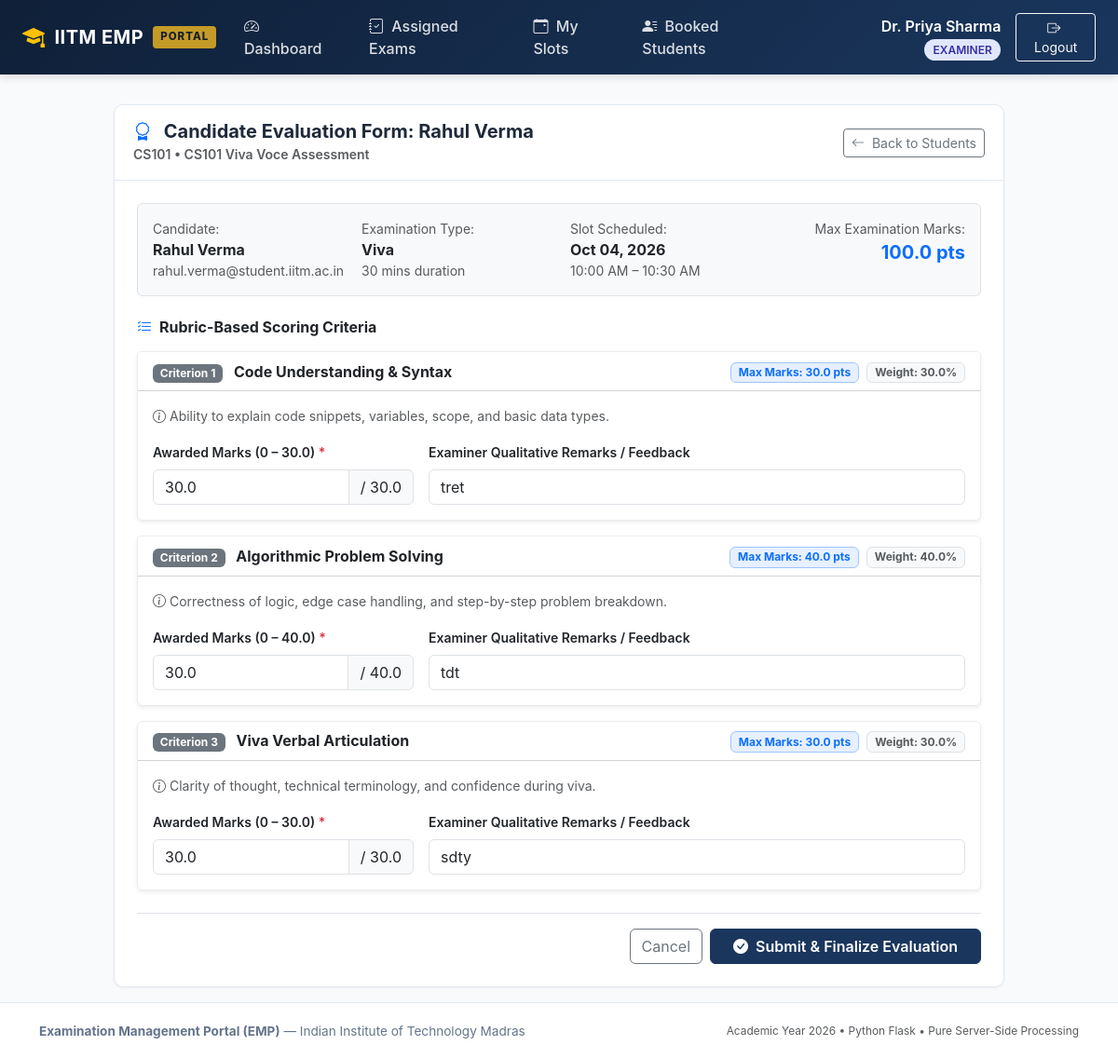
Before: /examiner/evaluate/1 (signed in) with the older database file.
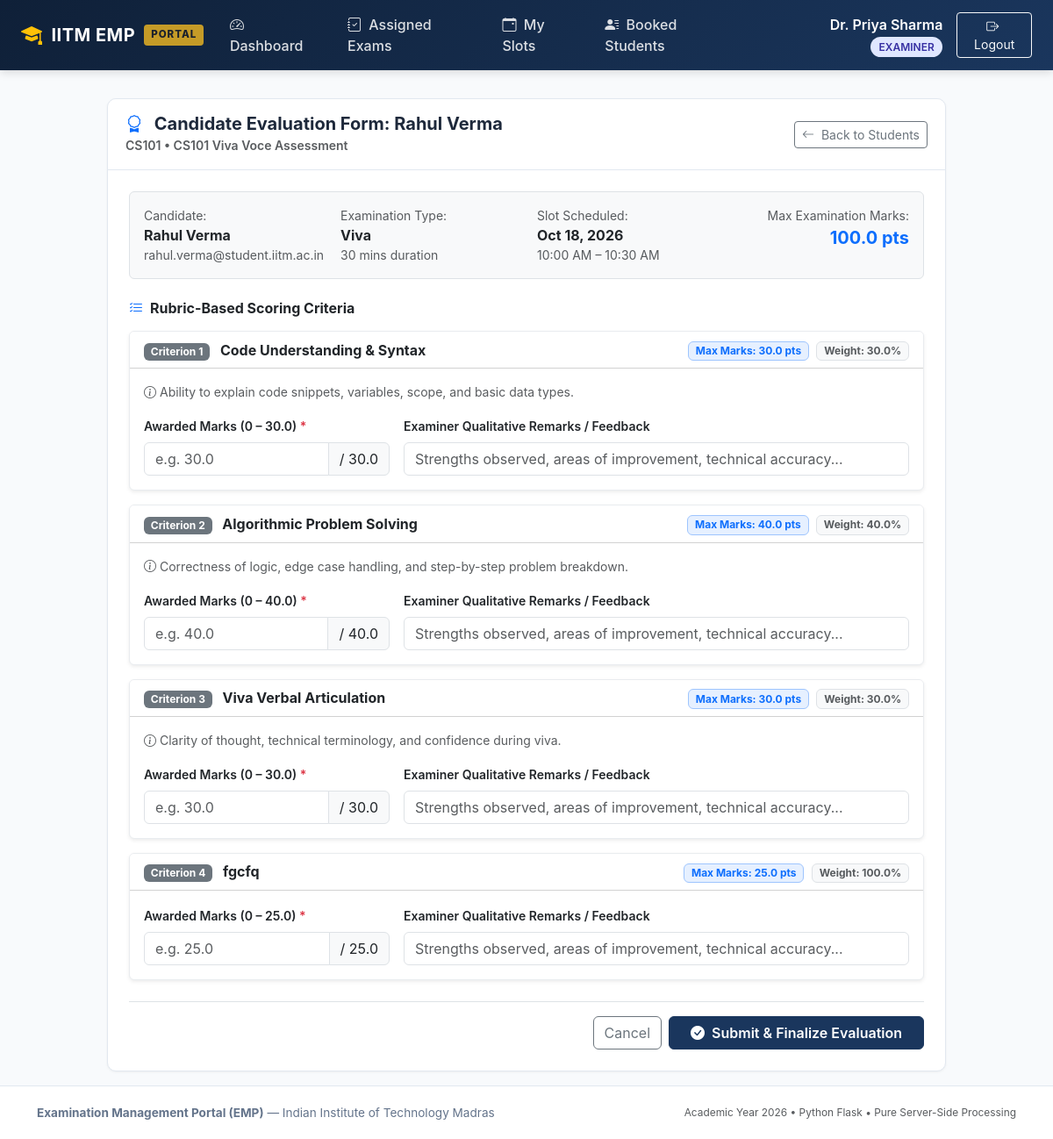
After: the same page with the newer database file.
### models/slot.py (models this page shows, shortened)
class ExaminationSlot(db.Model):
    __tablename__ = 'examination_slots'
    slot_id = db.Column(db.Integer, primary_key=True, autoincrement=True)
    examination_id = db.Column(db.Integer, db.ForeignKey('examinations.exam_id', ondelete='CASCADE'), nullable=False)
    examiner_id = db.Column(db.Integer, db.ForeignKey('users.id', ondelete='CASCADE'), nullable=False)
    date = db.Column(db.Date, nullable=False)
    start_time = db.Column(db.Time, nullable=False)
    end_time = db.Column(db.Time, nullable=False)
    maximum_student_capacity = db.Column(db.Integer, nullable=False, default=1)
    available_seats = db.Column(db.Integer, nullable=False, default=1)
    status = db.Column(db.String(30), nullable=False, default='Available')
    examination = db.relationship('Examination', back_populates='slots')
    examiner = db.relationship('User', back_populates='slots', foreign_keys=[examiner_id])
    bookings = db.relationship('Booking', back_populates='slot', cascade='all, delete-orphan')

### models/rubric.py (models this page shows, shortened)
class Rubric(db.Model):
    __tablename__ = 'rubrics'
    rubric_id = db.Column(db.Integer, primary_key=True, autoincrement=True)
    examination_id = db.Column(db.Integer, db.ForeignKey('examinations.exam_id', ondelete='CASCADE'), nullable=False)
    criterion_name = db.Column(db.String(200), nullable=False)
    maximum_marks = db.Column(db.Float, nullable=False)
    weightage = db.Column(db.Float, nullable=False, default=100.0)
    description = db.Column(db.Text, nullable=True)
    examination = db.relationship('Examination', back_populates='rubrics')
    evaluations = db.relationship('Evaluation', back_populates='rubric', cascade='all, delete-orphan')

### models/evaluation.py (models this page shows, shortened)
class Evaluation(db.Model):
    __tablename__ = 'evaluations'
    evaluation_id = db.Column(db.Integer, primary_key=True, autoincrement=True)
    booking_id = db.Column(db.Integer, db.ForeignKey('bookings.booking_id', ondelete='CASCADE'), nullable=False)
    rubric_id = db.Column(db.Integer, db.ForeignKey('rubrics.rubric_id', ondelete='CASCADE'), nullable=False)
    marks = db.Column(db.Float, nullable=False, default=0.0)
    remarks = db.Column(db.Text, nullable=True)
    evaluated_at = db.Column(db.DateTime, default=datetime.now, nullable=False)
    booking = db.relationship('Booking', back_populates='evaluations')
    rubric = db.relationship('Rubric', back_populates='evaluations')

### routes/examiner.py (the view, shortened to what this page needs)
@examiner_bp.route('/evaluate/<int:booking_id>', methods=['GET', 'POST'])
def evaluate_student(booking_id):
    booking = db.session.get(Booking, booking_id) or abort(404)
    slot = booking.slot
    if slot.examiner_id != current_user.id:
        flash('Access Denied: You are not authorized to evaluate students booked under another examiner.', 'danger')
        return redirect(url_for('examiner.students'))
    exam = slot.examination
    rubrics = exam.rubrics
    if not rubrics:
        flash('This examination does not have any rubric criteria defined yet. Please contact the administrator.', 'warning')
    existing_evals = {e.rubric_id: e for e in booking.evaluations}
    return render_template('examiner/evaluate.html', booking=booking, exam=exam, rubrics=rubrics, existing_evals=existing_evals)

### routes/examiner.py (called while the page is built)
@examiner_bp.before_request
@login_required
@role_required('examiner')
def check_examiner():
    pass

### templates/examiner/evaluate.html (shortened to what the changed rows need)
{% extends 'base.html' %}
{% block content %}
<div class="row justify-content-center">
  <div class="col-lg-10">
    <div class="emp-card">
      <div class="p-4">
        <div class="bg-light p-3 rounded border mb-4">
          <div class="row">
            <div class="col-md-3 mb-2 mb-md-0">
              <span class="text-muted small d-block">Slot Scheduled:</span>
              <strong class="text-dark">{{ booking.slot.date | date_format }}</strong>
              <div class="text-muted small">{{ booking.slot.start_time | time_format }} &ndash; {{ booking.slot.end_time | time_format }}</div>
            </div>
          </div>
        </div>
        {% if not rubrics %}
          <div class="alert alert-warning">
            <i class="bi bi-exclamation-triangle-fill me-2"></i>
            No rubric criteria have been configured for this examination by the Administrator. Please contact admin before evaluating.
          </div>
        {% else %}
          <form method="POST">
            {% for rubric in rubrics %}
              {% set existing_val = existing_evals.get(rubric.rubric_id) %}
              <div class="card mb-3 border-light-subtle shadow-sm">
                <div class="card-header bg-white py-2 d-flex justify-content-between align-items-center">
                  <span class="fw-bold text-dark">
                    <span class="badge bg-secondary me-2">Criterion {{ loop.index }}</span>
                    {{ rubric.criterion_name }}
                  </span>
                  <div>
                    <span class="badge bg-primary bg-opacity-10 text-primary border border-primary-subtle">
                      Max Marks: {{ rubric.maximum_marks }} pts
                    </span>
                    <span class="badge bg-light text-muted border ms-1">
                      Weight: {{ rubric.weightage }}%
                    </span>
                  </div>
                </div>
                <div class="card-body">
                  {% if rubric.description %}
                    <p class="small text-muted mb-3"><i class="bi bi-info-circle me-1"></i>{{ rubric.description }}</p>
                  {% endif %}
                  <div class="row g-3">
                    <div class="col-md-4">
                      <label for="marks_{{ rubric.rubric_id }}" class="form-label fw-semibold small">
                        Awarded Marks (0 &ndash; {{ rubric.maximum_marks }}) <span class="text-danger">*</span>
                      </label>
                      <div class="input-group">
                        <input type="number" step="0.5" class="form-control"
                               id="marks_{{ rubric.rubric_id }}"
                               name="marks_{{ rubric.rubric_id }}"
                               min="0" max="{{ rubric.maximum_marks }}"
                               value="{% if existing_val %}{{ existing_val.marks }}{% else %}{{ request.form.get('marks_' ~ rubric.rubric_id|string, '') }}{% endif %}"
                               placeholder="e.g. {{ rubric.maximum_marks }}" required>
                        <span class="input-group-text">/ {{ rubric.maximum_marks }}</span>
                      </div>
                    </div>
                    <div class="col-md-8">
                      <label for="remarks_{{ rubric.rubric_id }}" class="form-label fw-semibold small">
                        Examiner Qualitative Remarks / Feedback
                      </label>
                      <input type="text" class="form-control"
                             id="remarks_{{ rubric.rubric_id }}"
                             name="remarks_{{ rubric.rubric_id }}"
                             value="{% if existing_val %}{{ existing_val.remarks or '' }}{% else %}{{ request.form.get('remarks_' ~ rubric.rubric_id|string, '') }}{% endif %}"
                             placeholder="Strengths observed, areas of improvement, technical accuracy...">
                    </div>
                  </div>
                </div>
              </div>
            {% endfor %}
          </form>
        {% endif %}
      </div>
    </div>
  </div>
</div>
{% endblock %}

Changed rows visible on the page:
removed Evaluation: remarks "tret"
removed Evaluation: marks "30.0", remarks "tdt"
removed Evaluation: remarks "sdty"
changed ExaminationSlot "10:00 AM": slot "Oct 04, 2026" → "Oct 18, 2026"
computed for Rubric "Code Understanding & Syntax": maximum_marks "30.0" → "e.g. 30.0"
shown differently, row unchanged: Rubric "Algorithmic Problem Solving": maximum_marks (not shown) → "e.g. 40.0"
computed for Rubric "Viva Verbal Articulation": rubric_id "30.0" → "e.g. 30.0"
added Rubric: criterion_name "fgcfq", maximum_marks "25.0", weightage "100.0", maximum_marks "e.g. 25.0"
